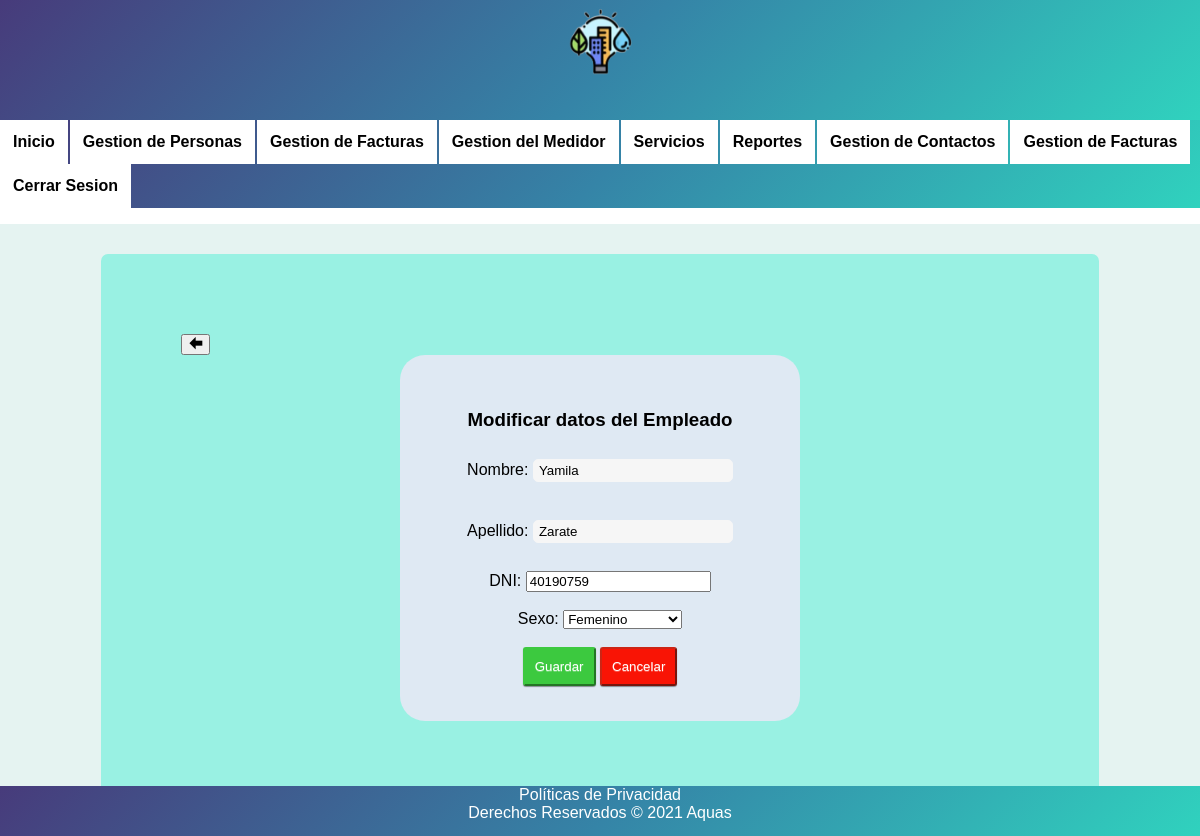
Page /modulos/empleados/modificar.php?id_empleado=2 (signed in) on the committed database.
### tables this page shows
CREATE TABLE empleado(
    id_empleado      INT     AUTO_INCREMENT,
    fecha_alta       DATE,
    numero_legajo    INT,
    id_persona       INT,
    PRIMARY KEY (id_empleado)
);

CREATE TABLE persona(
    id_persona          INT            AUTO_INCREMENT,
    nombre              VARCHAR(20),
    apellido            VARCHAR(10),
    fecha_nacimiento    DATE,
    dni                 INT            NOT NULL,
    estado              INT,
    id_sexo             INT,
    PRIMARY KEY (id_persona)
);

### class/Empleado.php (called while the page is built, shortened)
<?php
require_once "MySQL.php";
require_once "Persona.php";
class Empleado extends Persona {
    public static function obtenerPorId($id) {
    	$sql = "SELECT persona.id_persona, persona.nombre, persona.apellido, "
             . "persona.fecha_nacimiento,persona.dni,persona.estado,persona.id_sexo, empleado.id_empleado, "
             . "empleado.numero_legajo "
             . "FROM empleado "
             . "JOIN persona ON persona.id_persona = empleado.id_persona "
             . "WHERE id_empleado=" . $id;
        $database = new MySQL();
        $datos = $database->consultar($sql);
        $registro = $datos->fetch_assoc();
    	$empleado = self::_crearEmpleado($registro);
		return $empleado;
    }
    private static function _crearEmpleado($datos) {
    	$empleado = new Empleado();
		$empleado->_idEmpleado = $datos["id_empleado"];
		$empleado->_idPersona = $datos["id_persona"];
		$empleado->_nombre = $datos["nombre"];
		$empleado->_apellido = $datos["apellido"];
		$empleado->_idSexo = $datos["id_sexo"];
		$empleado->_fechaNacimiento = $datos["fecha_nacimiento"];
        $empleado->_dni = $datos["dni"];
        $empleado->_estado = $datos["estado"];
		$empleado->_numeroLegajo = $datos["numero_legajo"];
		return $empleado;
    }
}
?>

### class/MySQL.php (called while the page is built, shortened)
<?php
class MySQL {
	private $_conexion;
	public function __construct() {
		$this->_conexion = new mysqli("localhost", "root", "", "gestion_usuarios");
	}
	public function consultar($sql) {
		$datos = $this->_conexion->query($sql);
		return $datos;
	}
}
?>

### class/Persona.php (called while the page is built, shortened)
<?php
require_once "MySQL.php";
class Persona {
    protected $_nombre;
    protected $_apellido;
    protected $_dni;
    protected $_idSexo;
    public function getNombre()
    {
        return $this->_nombre;
    }
    public function getApellido()
    {
        return $this->_apellido;
    }
    public function getDni() {
        return $this->_dni;
    }
    public function getIdSexo() {
        return $this->_idSexo;
    }
}
?>

### class/Sexo.php (called while the page is built, shortened)
<?php
require_once "MySQL.php";
class Sexo {
	private $_idSexo;
	private $_descripcion;
    public function getIdSexo()
    {
        return $this->_idSexo;
    }
    public function getDescripcion()
    {
        return $this->_descripcion;
    }
	public static function obtenerTodos() {
    	$sql = "SELECT * FROM sexo";
    	$database = new MySQL();
    	$datos = $database->consultar($sql);
    	$listadoSexo = [];
    	while ($registro = $datos->fetch_assoc()) {
	    	$sexo = new Sexo();
			$sexo->_idSexo = $registro["id_sexo"];
			$sexo->_descripcion = $registro["descripcion"];
    		$listadoSexo[] = $sexo;
    	}
    	return $listadoSexo;
	}
}

### modulos/empleados/modificar.php (the view, shortened to what this page needs)
<?php
require_once "../../class/Empleado.php";
require_once "../../class/Sexo.php";
$listadoSexo = Sexo::obtenerTodos();
$id_empleado = $_GET["id_empleado"];
$empleado = Empleado::obtenerPorId($id_empleado);
?>
<!DOCTYPE html>
<html>
<head>
	<link rel="stylesheet" type="text/css" href="http://localhost/programacion3/gestion_user/css/tablas.css">
	<link rel="stylesheet" type="text/css" href="/programacion3/gestion_user/css/style.css">
</head>
<body>
	<header>
		<nav>
			<?php require_once "../../menu.php"; ?>
		</nav>
	</header>
	<div id="primerContenedor">
		<div id="contenedorgeneral">
			<div>
				<button type="button" onClick="history.go(-1)"><span class="icon-arrow-left"></span>
				</button>
			</div>
			<form align="center" method="POST" action="procesar_modificar.php">
				<h3>Modificar datos del Empleado</h3>
				Nombre: <input type="text" name="txtNombre" value="<?php echo $empleado->getNombre(); ?>"vrequired== $0>
				<br><br>
				Apellido: <input type="text" name="txtApellido" value="<?php echo $empleado->getApellido(); ?>"required== $0>
				<br><br>
				DNI: <input type="number" name="txtDni" value="<?php echo $empleado->getDni(); ?>"required== $0>
					<br><br>
				Sexo:
				<select name="cboSexo">
					<?php foreach ($listadoSexo as $sexo): ?>
						<?php
						$selected = "";
						if ($sexo->getIdSexo() == $empleado->getIdSexo()) {
							$selected = "SELECTED";
						}
						?>
						<option <?php echo $selected; ?> value="<?php echo $sexo->getIdSexo(); ?>">
							<?php echo $sexo->getDescripcion(); ?>
						</option>
					<?php endforeach ?>
				</select>
				<br><br>
				<button type="submit" class="guardar" onclick="validar()";>Guardar</button>
				<button type="button" class="cancelar" onclick="location.href='listado.php'">Cancelar</button>
			</form>
		</div>
	</div>
</body>
</html>

### css/tablas.css (style rules this page uses)
body { background-color: white; font-family: Arial; }
.cancelar { color: white; border-radius: 3px; border-color: #CC2515; display: inline-block; text-decoration: none; padding: 10px 10px; background-color: #F91405; text-shadow: 0 1px 0 rgba(255,255,255,0.3); box-shadow: 0 1px 1px rgba(0,0,0,0.4); }
.guardar { color: white; border-radius: 3px; border-color: #3CC93F; display: inline-block; text-decoration: none; padding: 10px 10px; background-color: #3CC93F; text-shadow: 0 1px 0 rgba(255,255,255,0.3); box-shadow: 0 1px 1px rgba(0,0,0,0.4); }
div#contenedorgeneral { border-radius: 7px; margin: auto; position: static; margin-top: 5px; padding: 80px; width: 998px; height: auto; background-color: #99F1E3; }
div#primerContenedor { margin: auto; position: static; padding: 25px; width: auto; height: auto; background-color: #E5F3F1; }

### css/style.css (style rules this page uses)
[class^="icon-"], [class*=" icon-"] { font-family: 'icomoon' !important; speak: never; font-style: normal; font-weight: normal; font-variant: normal; text-transform: none; line-height: 1; -webkit-font-smoothing: antialiased; -moz-osx-font-smoothing: grayscale; }
.icon-arrow-left:before { content: "\ea38"; }

### modulos/empleados/modificar.php (style rules this page uses)
* { box-sizing:border-box; }
form { width:400px; padding:35px; border-radius:25px; margin:auto; background-color:#dfe9f3; }
form input[type="text"], form input[type="email"] { width:200px; padding:3px 5px; border:1px solid #f6f6f6; border-radius:5px; background-color:#f6f6f6; margin:10px 0; display:inline-block; }

### menu.php (style rules this page uses)
header { background-image: linear-gradient(-225deg, #473B7B 0%, #3584A7 51%, #30D2BE 100%); }
html { min-height: 100%; position: relative; }
body { margin: 0; margin-bottom: 10px; }

### rows in the picture
empleado: txtNombre "Yamila", txtApellido "Zarate", txtDni "40190759"

### other values in the picture
form field cboSexo "Femenino"
